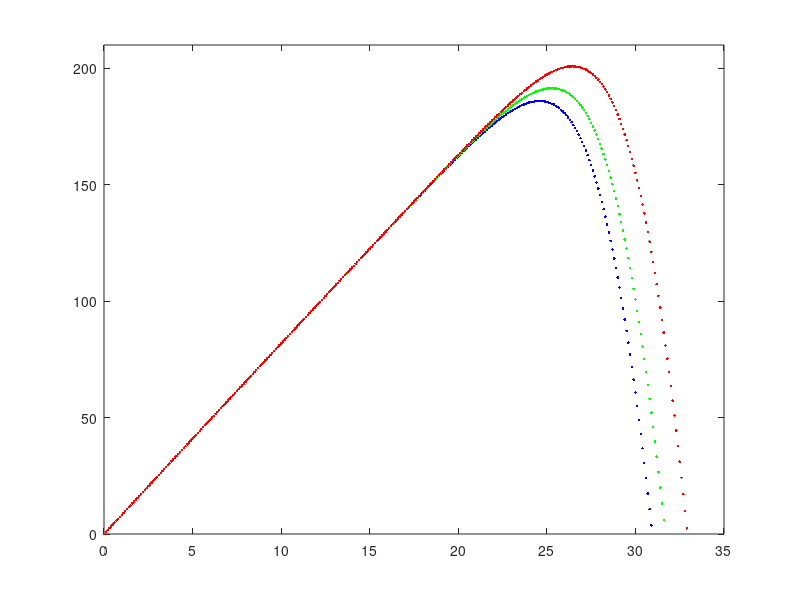

Here is the MATLAB script that generated this plot:
% PV Model 12/1/2018
clc;
clear all;
K=1.38065e-23; %Boltzmann constant
q=1.602e-19; %Charge ofelectron
Iscn=8.21; %Nominal sc current
Vocn=32.9; %Nominal oc voltage
Kv=-0.123; %Temperature voltage constant
K1=0.0032;%Temperature current constant
Ns=54; %No of series connected cells
T=25+273; %Operating temperature
Tn=25+273; %Nominall temperature
Gn=1000; %Nominal irradiance
a=1.3; %diode constant
Eg=1.12; %silicon band gap
G=1000; %Actual irraiance
Rs=0.22; %Series resistance
Rp=415; %Shunt resistance

Vtn=Ns*K*Tn/q;
Ion=Iscn/(exp(Vocn/(a*Vtn))-1);
Io=Ion*((T/Tn)^3)*exp((q*Eg/(a*K))*((1/Tn)-(1/T)));
Io1=Io;
Io2=Io;
Io3=Io;
Ipvn=Iscn;
Ipv=(G/Gn)*(Ipvn+K1*(T-Tn));
Vt=Ns*K*T/q;
I=zeros(330,1);
i=1;
I(1,1)=0;
for V=0:0.1:32.9
 I_part=Io1*(exp((V+(I(i,1)*Rs))/(Vt*a))-1)+Io2*(exp((V+(I(i,1)*Rs))/(Vt*a))-1)...
     +Io3*(exp((V+(I(i,1)*Rs))/(Vt*a))-1)+((V+(Rs*I(i,1)))/Rp);
 I(i+1)=Ipv-I_part;
  V1(i)=V;
 P(i)=V*I(i);
 i=i+1;
end
V1(i)=V1(i-1);
P(i)=P(i-1);
%plot(V1,I,'.b')
plot(V1,P,'.b') 
axis([0 35 0 210])
%max(V)
max(P)

hold on


K=1.38065e-23; %Boltzmann constant
q=1.602e-19; %Charge ofelectron
Iscn=8.21; %Nominal sc current
Vocn=32.9; %Nominal oc voltage
Kv=-0.123; %Temperature voltage constant
K1=0.0032;%Temperature current constant
Ns=54; %No of series connected cells
T=25+273; %Operating temperature
Tn=25+273; %Nominall temperature
Gn=1000; %Nominal irradiance
a=1.3; %diode constant
Eg=1.12; %silicon band gap
G=1000; %Actual irraiance
Rs=0.22; %Series resistance
Rp=415; %Shunt resistance

Vtn=Ns*K*Tn/q;
Ion=Iscn/(exp(Vocn/(a*Vtn))-1);
Io=Ion*((T/Tn)^3)*exp((q*Eg/(a*K))*((1/Tn)-(1/T)));
Io1=Io;
Io2=Io;
Ipvn=Iscn;
Ipv=(G/Gn)*(Ipvn+K1*(T-Tn));
Vt=Ns*K*T/q;
I=zeros(330,1);
i=1;
I(1,1)=0;
for V=0:0.1:32.9
 I_part=Io1*(exp((V+(I(i,1)*Rs))/(Vt*a))-1)+Io2*(exp((V+(I(i,1)*Rs))/(Vt*a))-1)...
     +((V+(Rs*I(i,1)))/Rp);
 I(i+1)=Ipv-I_part;
  V1(i)=V;
 P(i)=V*I(i);
 i=i+1;
end
V1(i)=V1(i-1);
P(i)=P(i-1);
%plot(V1,I,'.g')
plot(V1,P,'.g') 
%max(V)
max(P)




K=1.38065e-23; %Boltzmann constant
q=1.602e-19; %Charge ofelectron
Iscn=8.21; %Nominal sc current
Vocn=32.9; %Nominal oc voltage
Kv=-0.123; %Temperature voltage constant
K1=0.0032;%Temperature current constant
Ns=54; %No of series connected cells
T=25+273; %Operating temperature
Tn=25+273; %Nominall temperature
Gn=1000; %Nominal irradiance
a=1.3; %diode constant
Eg=1.12; %silicon band gap
G=1000; %Actual irraiance
Rs=0.22; %Series resistance
Rp=415; %Shunt resistance

Vtn=Ns*K*Tn/q;
Ion=Iscn/(exp(Vocn/(a*Vtn))-1);
Io=Ion*((T/Tn)^3)*exp((q*Eg/(a*K))*((1/Tn)-(1/T)));
Ipvn=Iscn;
Ipv=(G/Gn)*(Ipvn+K1*(T-Tn));
Vt=Ns*K*T/q;
I=zeros(330,1);
i=1;
I(1,1)=0;
for V=0:0.1:32.9
 I_part=Io*(exp((V+(I(i,1)*Rs))/(Vt*a))-1)+((V+(Rs*I(i,1)))/Rp);
 I(i+1)=Ipv-I_part;
 
 V1(i)=V;
 P(i)=V*I(i);
 i=i+1;
end
V1(i)=V1(i-1);
P(i)=P(i-1);
%plot(V1,I,'.r')
plot(V1,P,'.r') 
%max(V)
max(P)